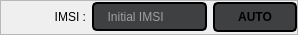
                        <widget class="QFrame" name="frame_39">
                         <property name="maximumSize">
                          <size>
                           <width>16777215</width>
                           <height>35</height>
                          </size>
                         </property>
                         <property name="frameShape">
                          <enum>QFrame::StyledPanel</enum>
                         </property>
                         <property name="frameShadow">
                          <enum>QFrame::Raised</enum>
                         </property>
                         <layout class="QGridLayout" name="gridLayout_34">
                          <property name="leftMargin">
                           <number>0</number>
                          </property>
                          <property name="topMargin">
                           <number>0</number>
                          </property>
                          <property name="rightMargin">
                           <number>0</number>
                          </property>
                          <property name="bottomMargin">
                           <number>0</number>
                          </property>
                          <property name="verticalSpacing">
                           <number>0</number>
                          </property>
                          <item row="0" column="0">
                           <widget class="QLabel" name="imsi_label">
                            <property name="text">
                             <string>                IMSI :</string>
                            </property>
                            <property name="alignment">
                             <set>Qt::AlignRight|Qt::AlignTrailing|Qt::AlignVCenter</set>
                            </property>
                           </widget>
                          </item>
                          <item row="0" column="1">
                           <widget class="QLineEdit" name="imsi_text">
                            <property name="contextMenuPolicy">
                             <enum>Qt::NoContextMenu</enum>
                            </property>
                            <property name="toolTip">
                             <string>Operator Variant Algorithm Configuration Field</string>
                            </property>
                            <property name="styleSheet">
                             <string notr="true">QLineEdit{
background-color: rgba(63,64,66,255);
border:2px solid black;
height:25px;
border-radius:5px;
color:white;
padding-left:5px;
}
QLineEdit:focus {
 background-color: rgba(63,64,66,255);

border:2px solid black;
}
QLineEdit:hover{
border:2px solid black;
}</string>
                            </property>
                            <property name="inputMethodHints">
                             <set>Qt::ImhDigitsOnly</set>
                            </property>
                            <property name="maxLength">
                             <number>15</number>
                            </property>
                            <property name="frame">
                             <bool>true</bool>
                            </property>
                            <property name="readOnly">
                             <bool>true</bool>
                            </property>
                            <property name="placeholderText">
                             <string>  Initial IMSI</string>
                            </property>
                            <property name="clearButtonEnabled">
                             <bool>true</bool>
                            </property>
                           </widget>
                          </item>
                          <item row="0" column="2">
                           <widget class="QPushButton" name="imsi_auto">
                            <property name="font">
                             <font>
                              <family>Segoe UI</family>
                              <pointsize>9</pointsize>
                              <weight>75</weight>
                              <italic>false</italic>
                              <bold>true</bold>
                             </font>
                            </property>
                            <property name="cursor">
                             <cursorShape>PointingHandCursor</cursorShape>
                            </property>
                            <property name="styleSheet">
                             <string notr="true">QPushButton{background-color: rgba(63,64,66,255);
font: 600 9pt &quot;Segoe UI&quot;;
height:26px;
width:80px;
border-radius:5px;
border:2px solid black;
}
QPushButton:hover{
background-color:rgba(32,33,36,255);
}</string>
                            </property>
                            <property name="text">
                             <string>AUTO</string>
                            </property>
                           </widget>
                          </item>
                         </layout>
                        </widget>
